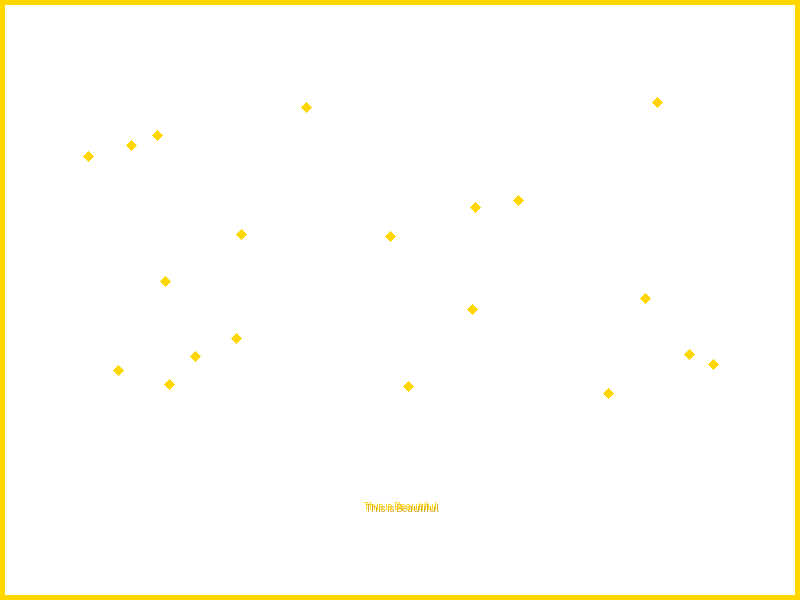
#> input picture scripts/assets/beautiful_template.png, 800 x 600 px
$ python create_anime_trash.py assets/beautiful_template.png assets/wanted_template.png
#> lines starting #> are read from the running program, lines starting #| are printed output that depends on the picture
from PIL import Image, ImageDraw, ImageFont, ImageEnhance, ImageFilter
import os
import math
import sys

def create_frame(img, trash_overlay, offset, sparkles=True):
    # Create a new frame
    frame = Image.new('RGBA', img.size, (0,0,0,0))

    # Paste the original image
    frame.paste(img, (0,0))

    # Add animated overlay with offset
    overlay_with_offset = Image.new('RGBA', img.size, (0,0,0,0))
    overlay_with_offset.paste(trash_overlay, (offset, 0))

    # Merge with overlay
    frame = Image.alpha_composite(frame, overlay_with_offset)

    if sparkles:
        # Add sparkle effects
        draw = ImageDraw.Draw(frame)
        for i in range(5):
            x = (offset + i * 50) % img.size[0]
            y = (math.sin(offset/10.0 + i) * 20) + 200
            draw.ellipse([x-2, y-2, x+2, y+2], fill=(255,255,255,200))

    return frame

def create_anime_trash_gif(input_path, output_path):
#> called with input_path = 'assets/beautiful_template.png', output_path = 'assets/wanted_template.png'
    try:
        # Open and resize input image
        img = Image.open(input_path).convert('RGBA')
        base_width = 512
        w_percent = (base_width/float(img.size[0]))
#> w_percent = 0.64
        h_size = int((float(img.size[1])*float(w_percent)))
#> h_size = 384
        img = img.resize((base_width, h_size), Image.Resampling.LANCZOS)
#> img: PIL image 512x384 RGBA

        # Create anime-style overlay
        overlay = Image.new('RGBA', img.size, (0,0,0,0))
#> overlay: PIL image 512x384 RGBA; every value is 0
        draw = ImageDraw.Draw(overlay)

        # Draw anime-style trash can
        can_width = 200
        can_height = 250
        x_center = img.size[0]//2
#> x_center = 256
        y_bottom = img.size[1] - 50
#> y_bottom = 334

        # Trash can base points
        points = [
            (x_center - can_width//2, y_bottom),  # bottom left
            (x_center + can_width//2, y_bottom),  # bottom right
            (x_center + can_width//3, y_bottom - can_height),  # top right
            (x_center - can_width//3, y_bottom - can_height)   # top left
        ]

        # Draw can with anime style
        draw.polygon(points, fill=(0,0,0,100), outline=(0,0,0,255))

        # Add lid
        lid_points = [
            (points[3][0] - 20, points[3][1]),  # left
            (points[2][0] + 20, points[2][1]),  # right
            (points[2][0], points[2][1] - 20),  # top right
            (points[3][0], points[3][1] - 20)   # top left
        ]
#> lid_points = [(170, 84), (342, 84), (322, 64), (190, 64)]
        draw.polygon(lid_points, fill=(0,0,0,150), outline=(0,0,0,255))

        # Create frames
        frames = []
        for i in range(30):  # 30 frames for smooth animation
            # Calculate image position for throwing animation
            progress = i / 29.0  # 0 to 1

            # Parabolic motion
            x_offset = int(progress * 100)  # Move right
            y_offset = int(-200 * math.sin(progress * math.pi))  # Up and down motion

            # Create frame with current position
            frame = Image.new('RGBA', img.size, (0,0,0,0))

            # Apply transformations to the input image
            # Scale down as it goes into trash
            scale = 1.0 - (progress * 0.5)  # Scale from 1.0 to 0.5
            new_size = (int(img.size[0] * scale), int(img.size[1] * scale))
            transformed_img = img.resize(new_size, Image.Resampling.LANCZOS)

            # Calculate position to paste transformed image
            paste_x = x_center - new_size[0]//2 + x_offset
            paste_y = y_bottom - new_size[1] - 100 + y_offset

            # Paste transformed image
            frame.paste(transformed_img, (paste_x, paste_y), transformed_img)

            # Add speed lines
            draw = ImageDraw.Draw(frame)
            for j in range(10):
                line_x = paste_x - j * 20
                line_y = paste_y + new_size[1]//2
                draw.line([(line_x, line_y), (line_x-20, line_y)],
                         fill=(255,255,255,100), width=2)

            # Add the trash can
            frame = Image.alpha_composite(frame, overlay)

            # Add impact effects in last few frames
            if progress > 0.8:
                impact = int((progress - 0.8) * 5 * 50)  # 0 to 50
                draw = ImageDraw.Draw(frame)
                draw.ellipse([x_center-impact, y_bottom-impact,
                            x_center+impact, y_bottom+impact],
                           outline=(255,255,255,150))

            frames.append(frame)
#> this loop made 30 passes
#> pass 1, in create_anime_trash_gif, `frame = Image.alpha_composite(frame, overlay)`:
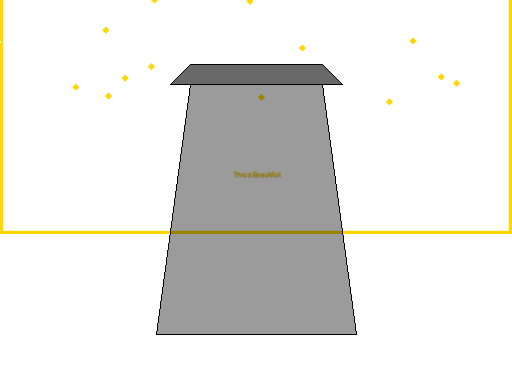
#> frame: PIL image 512x384 RGBA; mean R, G, B, A 140.9, 140.2, 136.7, 165.3; transparent parts drawn white
#> pass 2, in create_anime_trash_gif, `frame = Image.alpha_composite(frame, overlay)`:
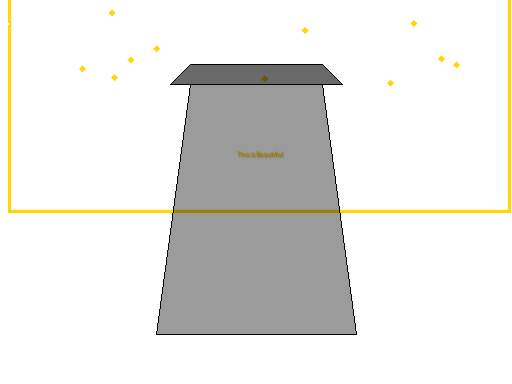
#> frame: PIL image 512x384 RGBA; mean R, G, B, A 126.3, 125.7, 122.4, 150.8; transparent parts drawn white
#> after the loop:
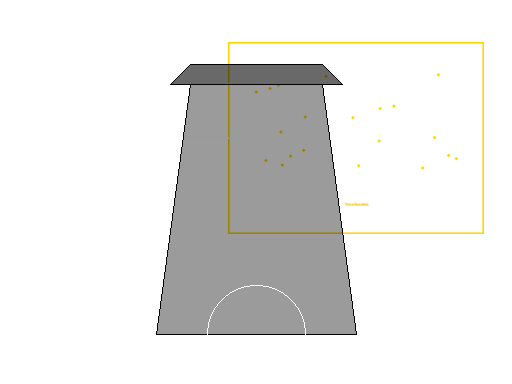
#> frame: PIL image 512x384 RGBA; mean R, G, B, A 54.7, 54.4, 52.9, 78.6; transparent parts drawn white
#> after the loop:
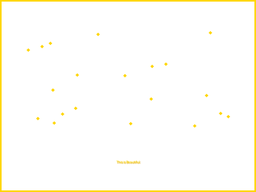
#> transformed_img: PIL image 256x192 RGBA; mean R, G, B, A 255, 253.6, 246.8, 255
#> after the loop, frames = 30 items

        # Save as animated GIF
        frames[0].save(
            output_path,
            save_all=True,
            append_images=frames[1:],
            duration=50,  # 50ms per frame = 20fps
            loop=0,
            format='GIF'
        )

        return True

    except Exception as e:
        print(f"Error creating anime trash effect: {str(e)}")
        return False

if __name__ == "__main__":
    if len(sys.argv) != 3:
        print("Usage: python create_anime_trash.py <input_path> <output_path>")
        sys.exit(1)

    success = create_anime_trash_gif(sys.argv[1], sys.argv[2])
    sys.exit(0 if success else 1)
#> (the program exits here)
